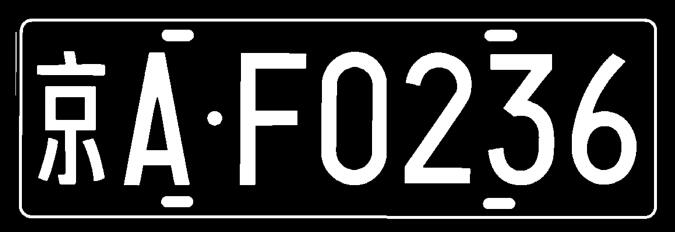
#> input picture data/bin_img.jpg, 675 x 232 px
$ python segment.py
#> lines starting #> are read from the running program, lines starting #| are printed output that depends on the picture
import cv2 as cv
from skimage import io
from matplotlib import pyplot as plt

img = io.imread("data/bin_img.jpg")
#> img is the input picture: shape (232, 675, 3); min 0, max 255, mean 54.8

res = img.copy()
src = res[45:190, 30:650]
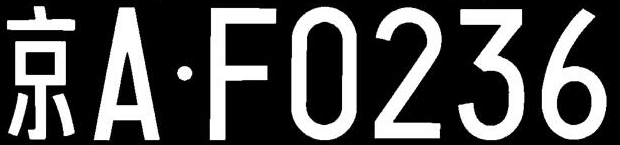
#> src: shape (145, 620, 3); min 0, max 255, mean 77.6
rows, cols = src.shape[:2]
#> rows = 145; cols = 620

pixel_nums = []
for i in range(cols):
    s = 0
    for j in range(rows):
        s += src[j, i]
    if s[0] == 0:  # 排除像元皆为零的列
        pixel_nums.append(i)
    s = 0
#> after the loop, pixel_nums = 69 values from 0 to 618

# 去除连续的分割线条：将差值小于D的所有连续值设置为该范围内第一个值，然后去重
D = 20
for j in range(len(pixel_nums) - 1):
    if abs(pixel_nums[j] - pixel_nums[j + 1]) < D:
        pixel_nums[j + 1] = pixel_nums[j]
#> this loop made 68 passes
#> after the loop, pixel_nums = 69 values from 0 to 610

sorted_list = list(set(pixel_nums))
#> sorted_list = [0, 194, 162, 610, 362, 75, 442, 506, 530, 282]
sorted_list.sort(key=pixel_nums.index)

num = 1
for k in range(len(sorted_list) - 1):
    if abs(sorted_list[k] - sorted_list[k + 1]) < 75:  # 根据差值,排除干扰元素分隔符
        continue

    # cv.line(src, (sorted_list[k], 0), (sorted_list[k], cols), (0, 255, 255), 1)  # 绘制分割线以便参考
    dst = src[0:rows, sorted_list[k]:sorted_list[k + 1]]  # 提取每一部分的ROI

    plt.figure("output")
    plt.subplot(1, len(sorted_list) - 4, num)  # 同屏显示分割的字符
    plt.axis("off")
    plt.imshow(dst)
    cv.imwrite("res/char{}.jpg".format(num), dst)
    num = num + 1
#> this loop made 9 passes
#> pass 1, `dst = src[0:rows, sorted_list[k]:sorted_list[k + 1]]`:
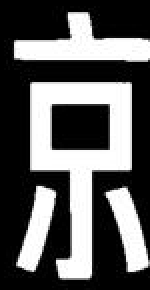
#> dst: shape (145, 75, 3) (shown 2 times larger); min 0, max 255, mean 93.2
#> pass 2, `dst = src[0:rows, sorted_list[k]:sorted_list[k + 1]]`:
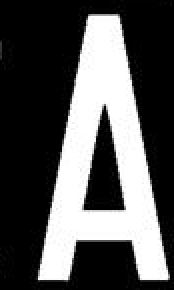
#> dst: shape (145, 87, 3) (shown 2 times larger); min 0, max 255, mean 84.5
#> after the loop, num = 7

# 显示原图
plt.figure("Input", figsize=(5, 2))
plt.title("License plate")
plt.axis("off")
plt.imshow(img)

plt.show()
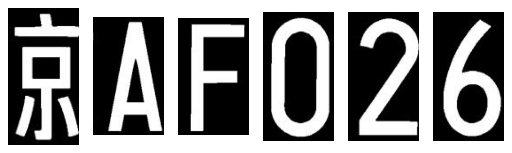
#> figure drawn by matplotlib, 6 panels
